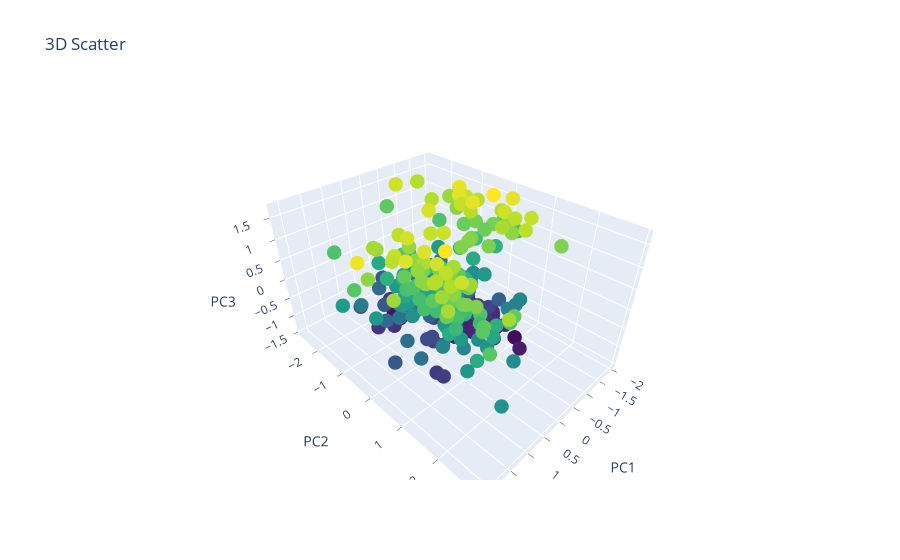

The notebook cell this image was saved under:
### Markdown cell above
Vamos a ver con 3 variables si podemos prescindir de alguna más a través de un gráfico en 3D:

### Code cell
import plotly.graph_objects as go

# Prepare 3D graph
fig = go.Figure()

# Plot scaled features
xdata = x_scaled[:, 0]
ydata = x_scaled[:, 1]
zdata = x_scaled[:, 2]

# Plot 3D scatter plot
fig.add_trace(go.Scatter3d(
    x=xdata,
    y=ydata,
    z=zdata,
    mode='markers',
    marker=dict(
        size=5,
        color=zdata,
        colorscale='Viridis',
    )
))

# Set title and axis labels
fig.update_layout(title='3D Scatter',
                  scene=dict(
                      xaxis_title='PC1',
                      yaxis_title='PC2',
                      zaxis_title='PC3',
                      xaxis=dict(ticks='outside'),
                      yaxis=dict(ticks='outside'),
                      zaxis=dict(ticks='outside')
                  ))

# Show the interactive plot
fig.show()

### Figure 1 — Plotly figure (JSON) as saved in the notebook; plotly's stock layout.template omitted (floating-point values rounded to 4 significant figures; data arrays with more than 128 entries replaced by an {"elided": "..."} marker saying what was removed)
{"data": [{"marker": {"color": {"elided": "311 float values"}, "colorscale": [[0, "#440154"], [0.1111, "#482878"], [0.2222, "#3e4989"], [0.3333, "#31688e"], [0.4444, "#26828e"], [0.5556, "#1f9e89"], [0.6667, "#35b779"], [0.7778, "#6ece58"], [0.8889, "#b5de2b"], [1, "#fde725"]], "size": 5}, "mode": "markers", "type": "scatter3d", "x": {"elided": "311 float values"}, "y": {"elided": "311 float values"}, "z": {"elided": "311 float values"}}], "layout": {"scene": {"xaxis": {"ticks": "outside", "title": {"text": "PC1"}}, "yaxis": {"ticks": "outside", "title": {"text": "PC2"}}, "zaxis": {"ticks": "outside", "title": {"text": "PC3"}}}, "title": {"text": "3D Scatter"}}}
